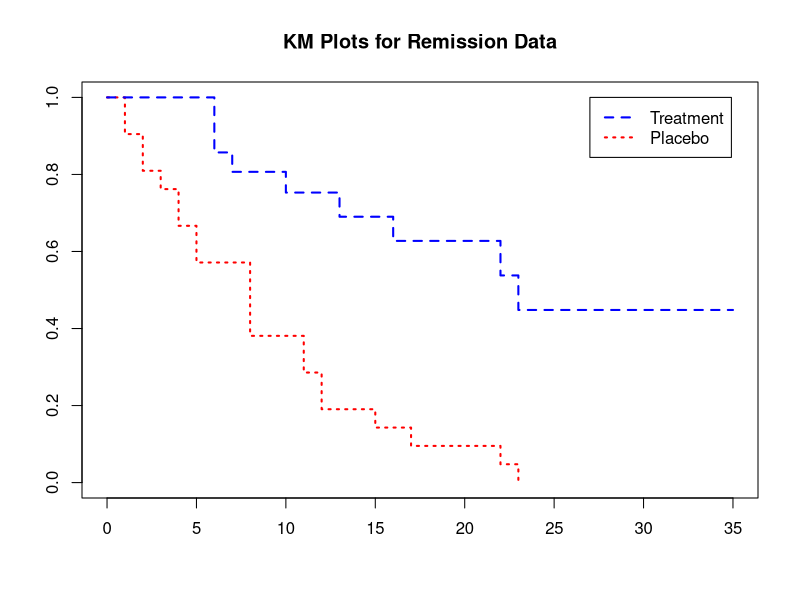

Reproduce this figure in R.
library(survival) # loading survival package
# survival time
t<-c(6,6,6,7,10,13,16,22,23,6,9,10,11,17,19,20,25,32,32,34,35,1,1,2,2,3,4,4,5,5,8,8,8,8,11,11,12,12,15,17,22,23)
# censorship index
delta<-c(1,1,1,1,1,1,1,1,1,0,0,0,0,0,0,0,0,0,0,0,0,1,1,1,1,1,1,1,1,1,1,1,1,1,1,1,1,1,1,1,1,1)
# independent variable: group information
x1<-rep(c(1,0),c(21,21))
# covariate: log(WBC)
x2<-c(2.31,4.06,3.28,4.43,2.96,2.88,3.60,2.32,2.57,3.20,2.80,2.70,2.60,2.16,2.06,2.01,1.78,2.20,2.53,1.47,1.45,2.80,5.00,4.91,4.48,4.01,4.36,2.42,3.49,3.97,3.52,3.05,2.32,3.26,3.49,2.12,1.50,3.06,2.30,2.95,2.73,1.97)

# create 'survival' object using the function Surv()
remission<-Surv(t,delta)

res1<-survfit(remission~x1)
res1
summary(res1)
plot(res1,main='KM Plots for Remission Data', lty=c(3,2), col=c('red','blue'), lwd=2)
legend(27, 1, c('Treatment','Placebo'), lty=c(2,3), col=c('blue','red'), lwd=2)
res2<-survdiff(remission~x1)
res2

